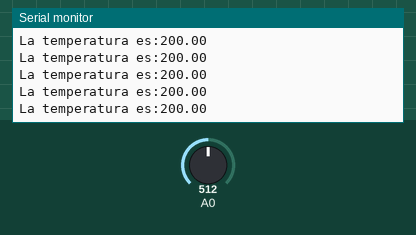
Bench run of a sketch on a simulated Arduino Uno, built with avr-gcc and run on an emulated ATmega328P. Parts: the last lines printed to the serial monitor. The inputs (shaded band) are chosen by the test bench; at power-on: A0 = 512.

Above: at 1.2 s.
1.3 s: A0 set to 716
At 1.9 s:
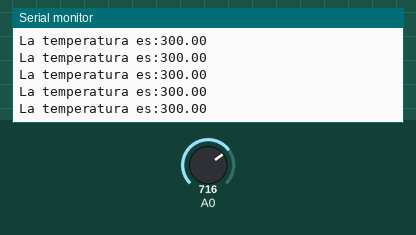
4.3 s: A0 set to 900
At 5.4 s:
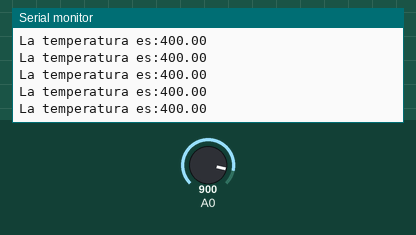
Timing chart, 0 to 7.3 s (numbered marks = the images above; inputs shaded):
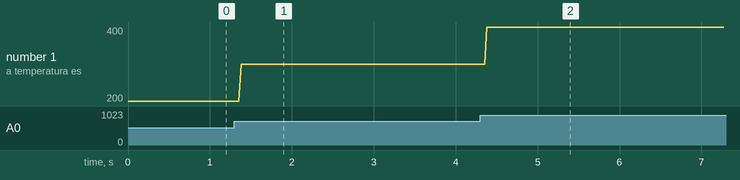

Measured:
- after the input at 1.3 s, the serial monitor: prints a new line after 0.08 s (image 1)
- after the input at 4.3 s, the serial monitor: prints a new line after 0.08 s (image 2)
- plotted number 1: 200 → 300 after the input at 1.3 s, 300 → 400 after the input at 4.3 s

The sketch:

8_Sensor_de_Temperatura.ino
```cpp
void setup() {
  Serial.begin(9600);
}
void loop() {
  int value = analogRead(A0);
  float volts=(value*5)/1023;
  float celsius=volts*100;
  Serial.print("La temperatura es:");
  Serial.println(celsius);
}
```
